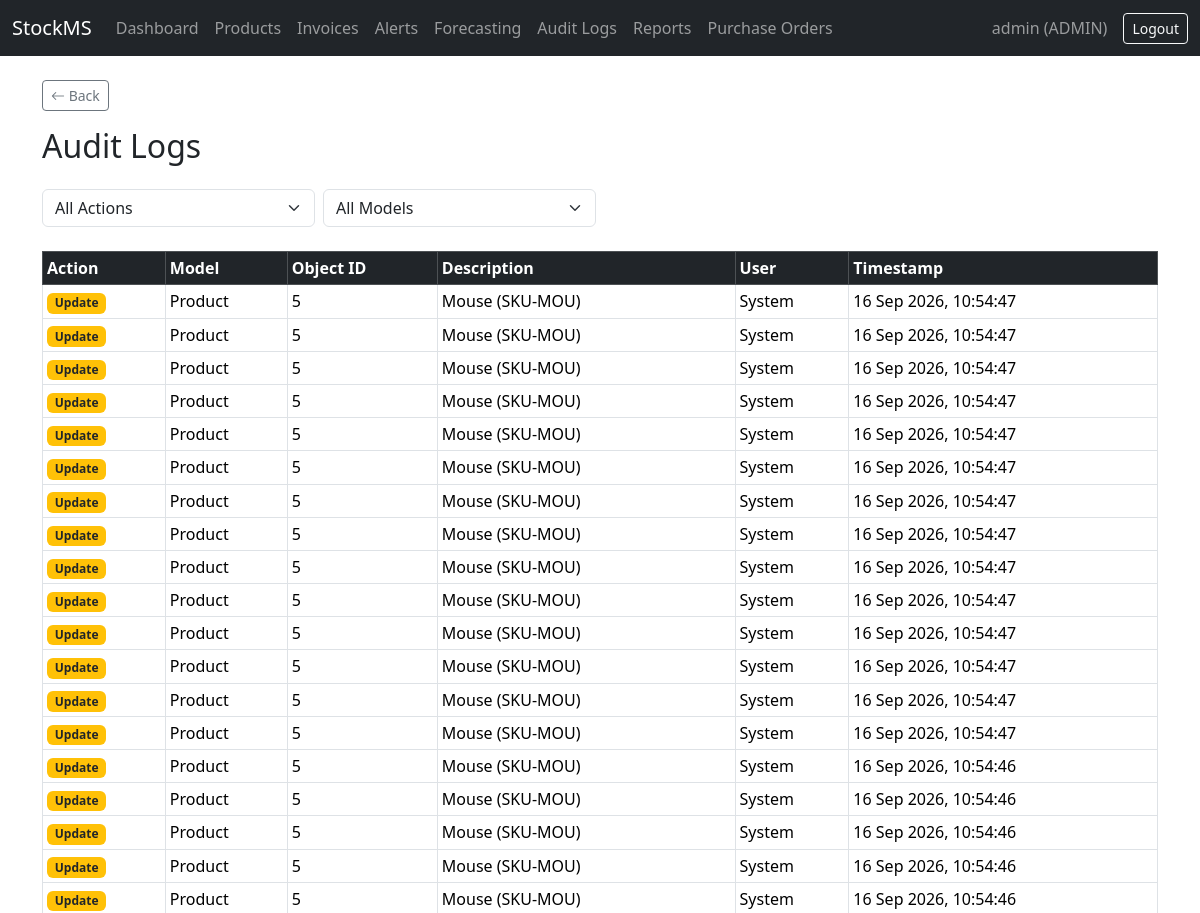
The app's page /audit/ (signed in, upper part), older data.
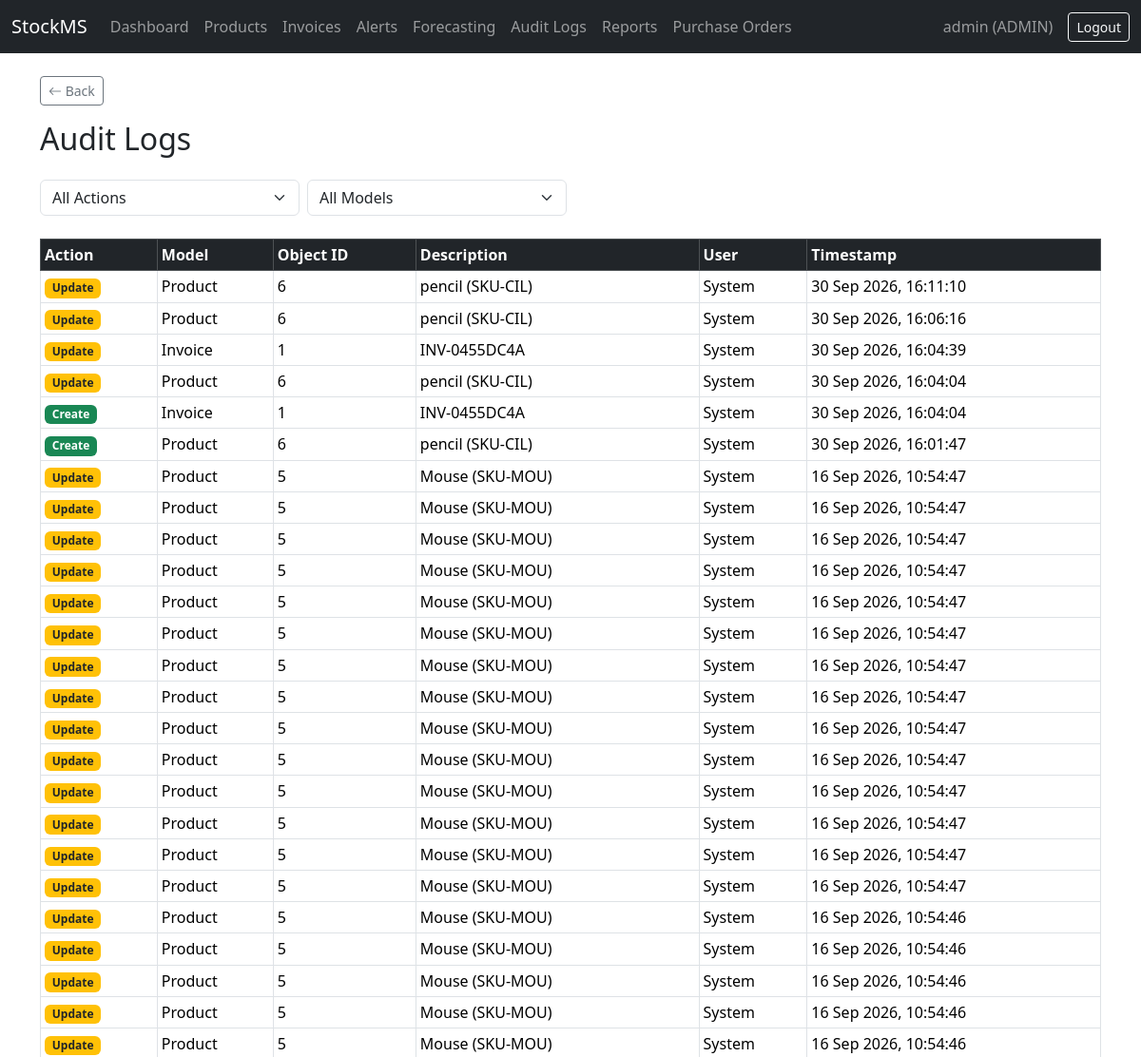
The same page, newer data.
### accounts/models.py (models this page shows, shortened)
class User(AbstractUser):
    class Role(models.TextChoices):
        ADMIN = 'ADMIN', 'Admin'
        MANAGER = 'MANAGER', 'Manager'
        STAFF = 'STAFF', 'Staff'
    role = models.CharField(
        max_length=10,
        choices=Role.choices,
        default=Role.STAFF,
    )

### audit/models.py (models this page shows, shortened)
class AuditLog(models.Model):
    class Action(models.TextChoices):
        CREATE = 'CREATE', 'Create'
        UPDATE = 'UPDATE', 'Update'
        DELETE = 'DELETE', 'Delete'
    user = models.ForeignKey(settings.AUTH_USER_MODEL, on_delete=models.SET_NULL, null=True)
    action = models.CharField(max_length=10, choices=Action.choices)
    model_name = models.CharField(max_length=100)
    object_id = models.CharField(max_length=50)
    object_repr = models.CharField(max_length=255, blank=True)
    changes = models.JSONField(blank=True, null=True)
    timestamp = models.DateTimeField(auto_now_add=True)
    class Meta:
        ordering = ['-timestamp']

### audit/views.py (the view)
# urls.py: path('', views.audit_log_list, name='audit_log_list'),
@login_required
def audit_log_list(request):
    if request.user.role != 'ADMIN':
        messages.error(request, "You don't have permission to view audit logs.")
        return redirect('dashboard')
    logs = AuditLog.objects.select_related('user').all()
    action_filter = request.GET.get('action')
    model_filter = request.GET.get('model')
    if action_filter:
        logs = logs.filter(action=action_filter)
    if model_filter:
        logs = logs.filter(model_name=model_filter)
    logs = logs[:200]  # cap for performance/demo clarity
    return render(request, 'audit/audit_log_list.html', {
        'logs': logs,
        'action_filter': action_filter,
        'model_filter': model_filter,
    })

### audit/templates/audit/audit_log_list.html (shortened to what this page needs)
{% extends 'base.html' %}
{% block content %}
<h2 class="mb-4">Audit Logs</h2>
<form method="get" class="row g-2 mb-4">
    <div class="col-md-3">
        <select name="action" class="form-select" onchange="this.form.submit()">
            <option value="">All Actions</option>
        </select>
    </div>
    <div class="col-md-3">
        <select name="model" class="form-select" onchange="this.form.submit()">
            <option value="">All Models</option>
        </select>
    </div>
</form>
<table class="table table-bordered table-sm">
    <thead class="table-dark">
        <tr>
            <th>Action</th>
            <th>Model</th>
            <th>Object ID</th>
            <th>Description</th>
            <th>User</th>
            <th>Timestamp</th>
        </tr>
    </thead>
    <tbody>
        {% for log in logs %}
        <tr>
            <td>
                {% if log.action == 'CREATE' %}<span class="badge bg-success">Create</span>
                {% elif log.action == 'UPDATE' %}<span class="badge bg-warning text-dark">Update</span>
                {% else %}<span class="badge bg-danger">Delete</span>{% endif %}
            </td>
            <td>{{ log.model_name }}</td>
            <td>{{ log.object_id }}</td>
            <td>{{ log.object_repr }}</td>
            <td>{{ log.user|default:"System" }}</td>
            <td>{{ log.timestamp|date:"d M Y, H:i:s" }}</td>
        </tr>
        {% empty %}
        <tr><td colspan="6" class="text-center">No audit log entries found.</td></tr>
        {% endfor %}
    </tbody>
</table>
{% endblock %}

### templates/base.html (shortened to what this page needs)
{% load static %}
<!DOCTYPE html>
<html lang="en">
<head>
    <link href="https://cdn.jsdelivr.net/npm/bootstrap@5.3.3/dist/css/bootstrap.min.css" rel="stylesheet">
    <link href="https://cdn.jsdelivr.net/npm/bootstrap-icons@1.11.3/font/bootstrap-icons.css" rel="stylesheet">
</head>
<body>
    <nav class="navbar navbar-expand-lg navbar-dark bg-dark">
        <div class="container-fluid">
            <a class="navbar-brand" href="{% url 'dashboard' %}">StockMS</a>
            <div class="collapse navbar-collapse">
                <ul class="navbar-nav me-auto">
                    <li class="nav-item"><a class="nav-link" href="{% url 'dashboard' %}">Dashboard</a></li>
                    <li class="nav-item"><a class="nav-link" href="{% url 'product_list' %}">Products</a></li>
                    <li class="nav-item"><a class="nav-link" href="{% url 'invoice_list' %}">Invoices</a></li>
                    <li class="nav-item"><a class="nav-link" href="{% url 'alert_list' %}">Alerts</a></li>
                    <li class="nav-item"><a class="nav-link" href="{% url 'forecast_page' %}">Forecasting</a></li>
                    {% if user.role == 'ADMIN' %}
                        <li class="nav-item"><a class="nav-link" href="{% url 'audit_log_list' %}">Audit Logs</a></li>
                    {% endif %}
                    {% if user.role == 'ADMIN' or user.role == 'MANAGER' %}
                        <li class="nav-item"><a class="nav-link" href="{% url 'reports_page' %}">Reports</a></li>
                        <li class="nav-item"><a class="nav-link" href="{% url 'purchase_order_list' %}">Purchase Orders</a></li>
                    {% endif %}
                </ul>
                {% if user.is_authenticated %}
                <span class="navbar-text me-3">{{ user.username }} ({{ user.role }})</span>
<form method="post" action="{% url 'logout' %}" class="d-inline">
    <button type="submit" class="btn btn-outline-light btn-sm">Logout</button>
</form>                {% endif %}
            </div>
        </div>
    </nav>
    <div class="container mt-4">
    <a href="javascript:history.back()" class="btn btn-sm btn-outline-secondary mb-3">
        <i class="bi bi-arrow-left"></i> Back
    </a>
        {% block content %}
        {% endblock %}
    </div>
</body>
</html>

Row changes from the older to the newer data that the page shows:
added AuditLog: action "Update", model_name "Product", object_id "6", object_repr "pencil (SKU-CIL)", user "System", timestamp "30 Sep 2026, 16:11:10"
added AuditLog: action "Update", model_name "Product", object_id "6", object_repr "pencil (SKU-CIL)", user "System", timestamp "30 Sep 2026, 16:06:16"
added AuditLog: action "Update", model_name "Invoice", object_id "1", object_repr "INV-0455DC4A", user "System", timestamp "30 Sep 2026, 16:04:39"
added AuditLog: action "Update", model_name "Product", object_id "6", object_repr "pencil (SKU-CIL)", user "System", timestamp "30 Sep 2026, 16:04:04"
added AuditLog: action "Create", model_name "Invoice", object_id "1", object_repr "INV-0455DC4A", user "System", timestamp "30 Sep 2026, 16:04:04"
added AuditLog: action "Create", model_name "Product", object_id "6", object_repr "pencil (SKU-CIL)", user "System", timestamp "30 Sep 2026, 16:01:47"
